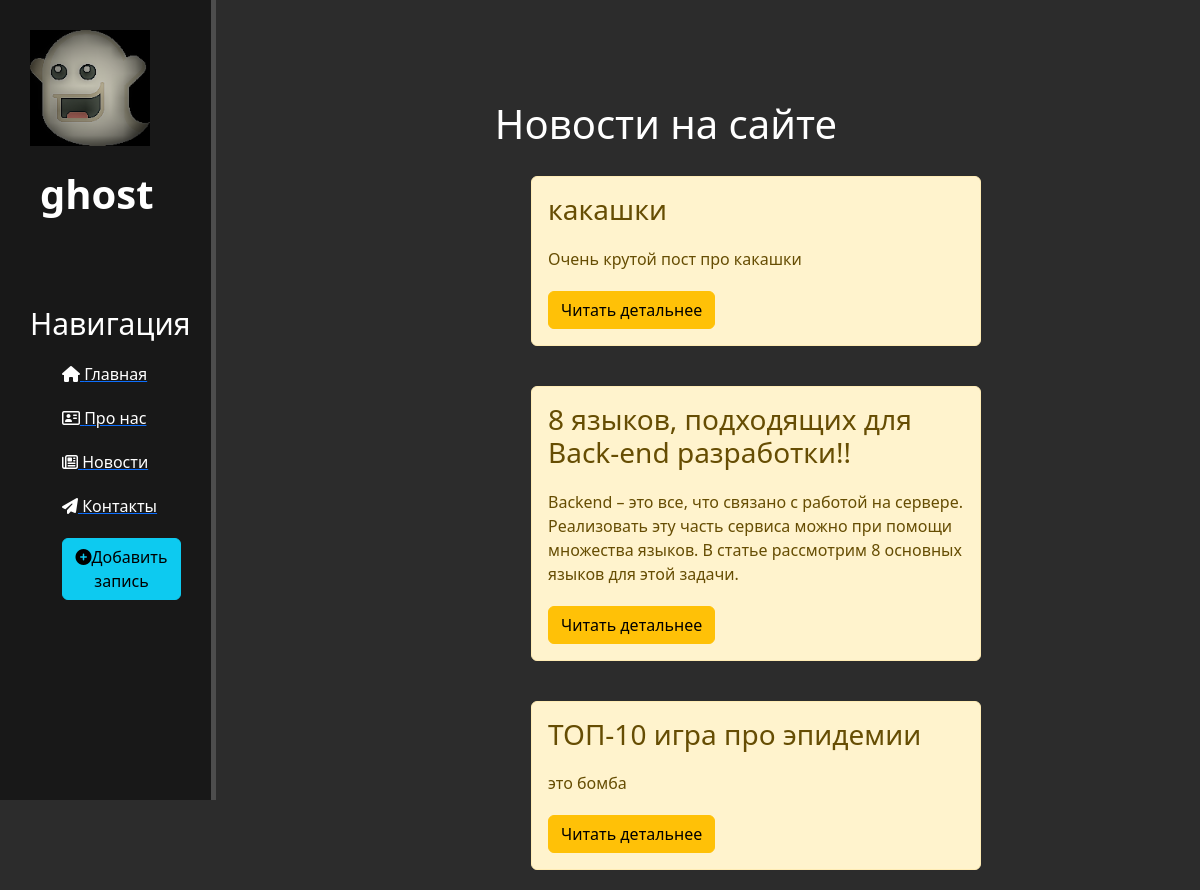
Page /news/ on the committed database.
### news/models.py (models this page shows, shortened)
class Articles(models.Model):
    title = models.CharField('Название', max_length=50)
    anons = models.CharField('Анонс', max_length=250)
    full_text = models.TextField('Статья')
    date = models.DateTimeField('Дата публикации')
    class Meta:
        verbose_name = 'Новость'
        verbose_name_plural = 'Новости'

### news/views.py (the view)
# urls.py: path('', views.news_home, name='news_home'),
def news_home(request):
    news = Articles.objects.order_by('-date')
    return render(request, 'news/news_home.html', {'news': news})

### news/templates/news/news_home.html (shortened to what this page needs)
{% extends 'main/layout.html' %}
{% block content %}
    <div class="features">
        <h1>Новости на сайте</h1>
        {% if news %}
            {% for el in news %}
                <div class="alert alert-warning">
                    <h3>{{ el.title }}</h3>
                    <p>{{ el.anons }}</p>
                    <a href="{% url 'news-detail' el.id %}" class="btn btn-warning">Читать детальнее</a>
                </div>
            {% endfor %}
        {% else %}
            <p>У вас нет записей!</p>
        {% endif %}
    </div>
{% endblock %}

### main/templates/main/layout.html (shortened to what this page needs)
{% load static %}
<!doctype html>
<html lang="ru">
<head>
    <link rel="stylesheet" href="https://cdn.jsdelivr.net/npm/bootstrap@5.2.3/dist/css/bootstrap.min.css">
    <link rel="stylesheet" href="{% static 'main/css/main.css' %}">
    <link rel="stylesheet" href="https://use.fontawesome.com/releases/v6.4.0/css/all.css">
</head>
<body>
    <aside>
        <img src="{% static 'main/img/ghost.png' %}" alt="Лого">
        <span class="logo">ghost</span>
        <h3>Навигация</h3>
        <ul>
            <a href="{% url 'home' %}"><li><i class="fa-solid fa-house"></i> Главная</li></a>
            <a href="{% url 'about' %}"><li><i class="fa-sharp fa-regular fa-address-card"></i> Про нас</li></a>
            <a href="{% url 'news_home' %}"><li><i class="fa-regular fa-newspaper"></i> Новости</li></a>
            <a href="{% url 'cont' %}"><li><i class="fa-solid fa-paper-plane"></i> Контакты</li></a>
            <a href="{% url 'create' %}"><li><button class="btn btn-info"><i class="fas fa-plus-circle"></i>Добавить запись</button></li></a>
        </ul>
    </aside>
    <main>
        {% block content %}
        {% endblock %}
    </main>
</body>
</html>

### static/main/css/main.css (style rules this page uses)
body { background: #2c2c2c; }
aside { float: left; background: #181818; width: 18%; padding: 2.5%; height: 100vh; color: #fff; border-right: 5px solid #4d4d4d; }
aside img { width: 120px; float: left; }
aside .logo { font-size: 40px; margin-left: 10px; font-weight: bold; position: relative; top: 18px; }
aside h3 { margin-top: 100px; font-size: 30px; }
aside ul { list-style: none }
aside ul li { color: #fff; display: block; margin-top: 20px; transition: transform .6s ease; }
main .features { float: left; color: #fff; margin-top: 100px; text-align: center; width: 75%; }
main .features h1, { font-size: 55px; position: relative; right: -5px; }
main .features p { max-width: 600px; margin: 20px auto; }
.alert-warning { float: left; clear: both; width: 450px; margin: 20px 35%; text-align: left; }

### rows in the picture
Articles: title "какашки", anons "Очень крутой пост про какашки"
Articles: title "8 языков, подходящих для Back-end разработки!!", anons "Backend – это все, что связано с работой на сервере. Реализовать эту часть сервиса можно при помощи множества языков. В статье рассмотрим 8 основных языков для этой задачи."
Articles: title "ТОП-10 игра про эпидемии", anons "это бомба"
